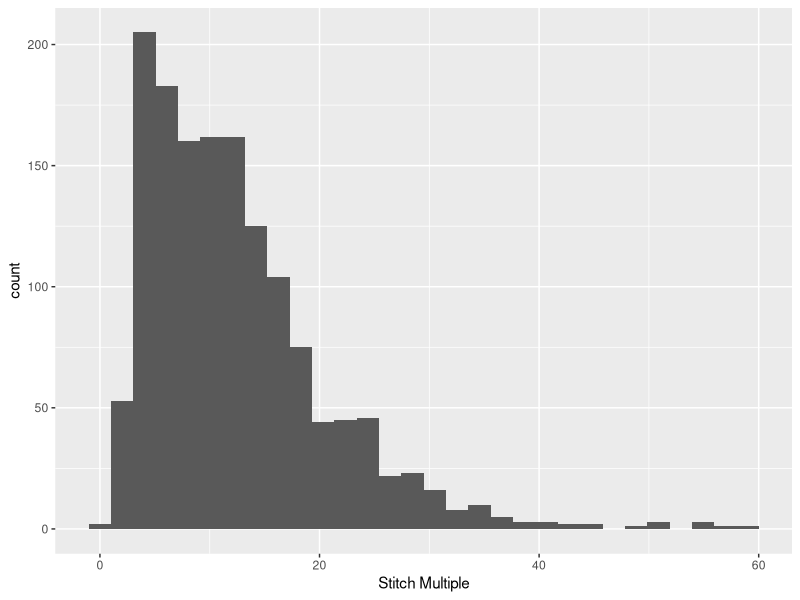
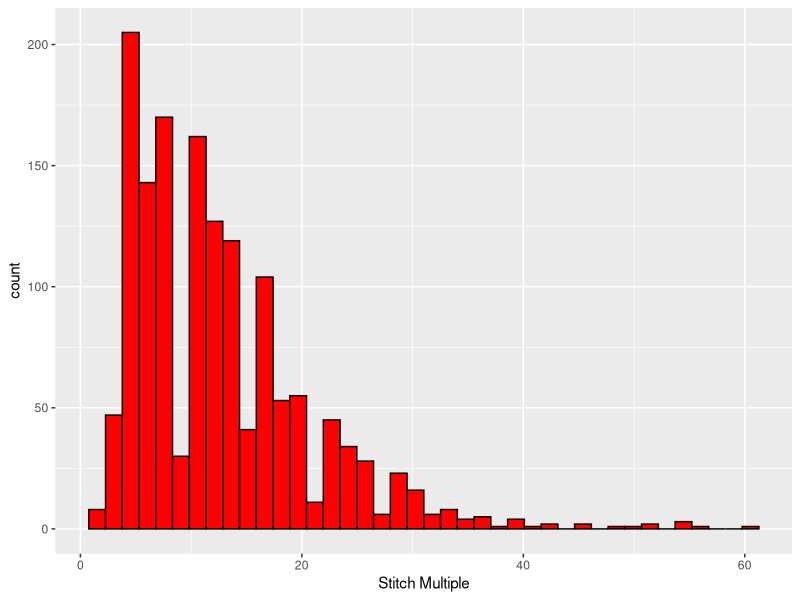
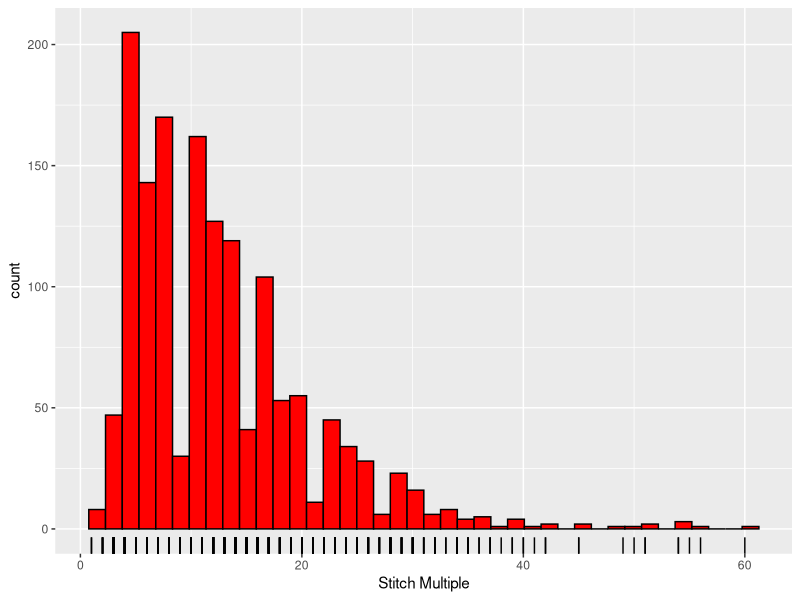
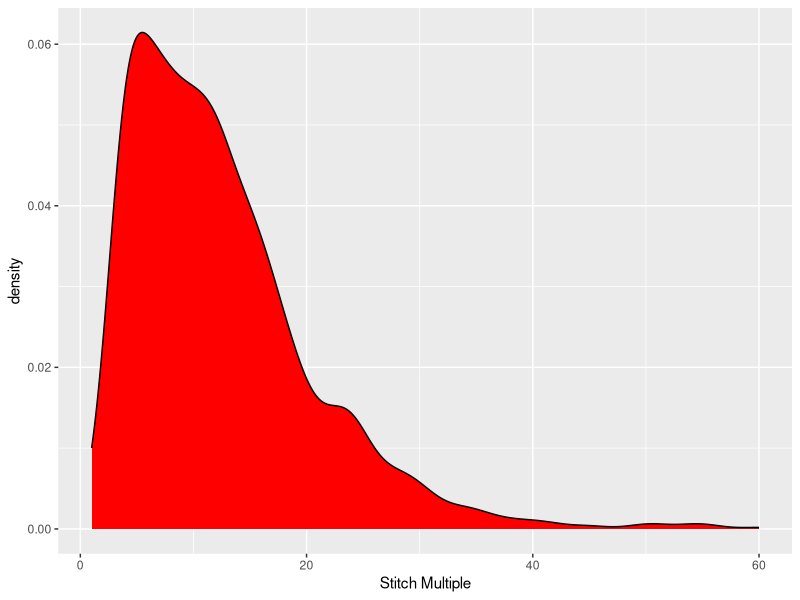
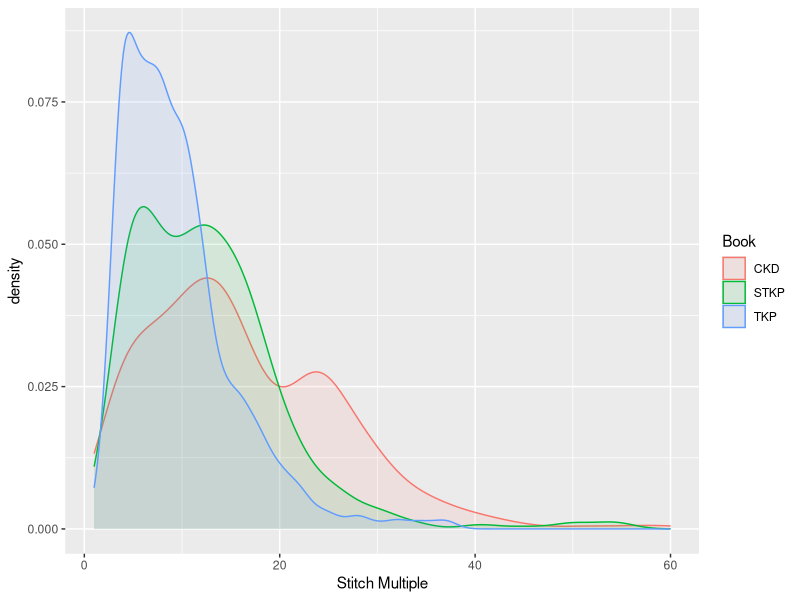
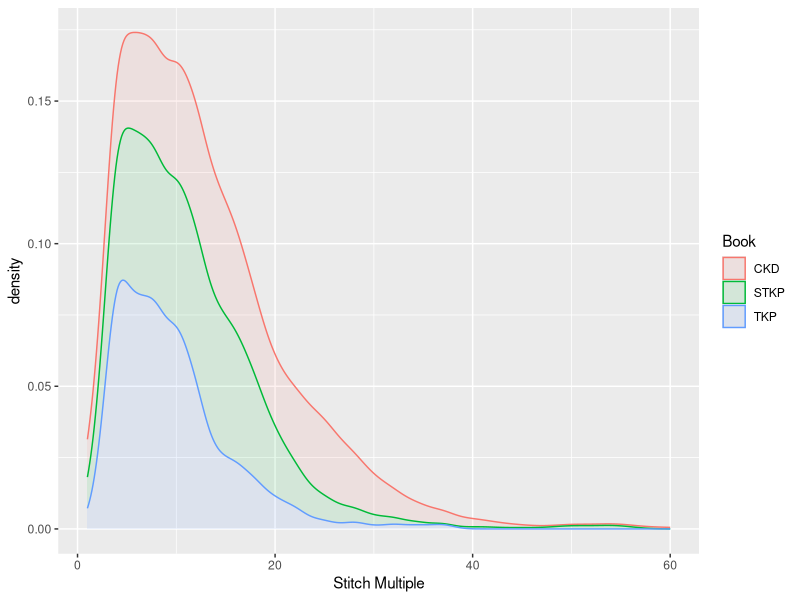
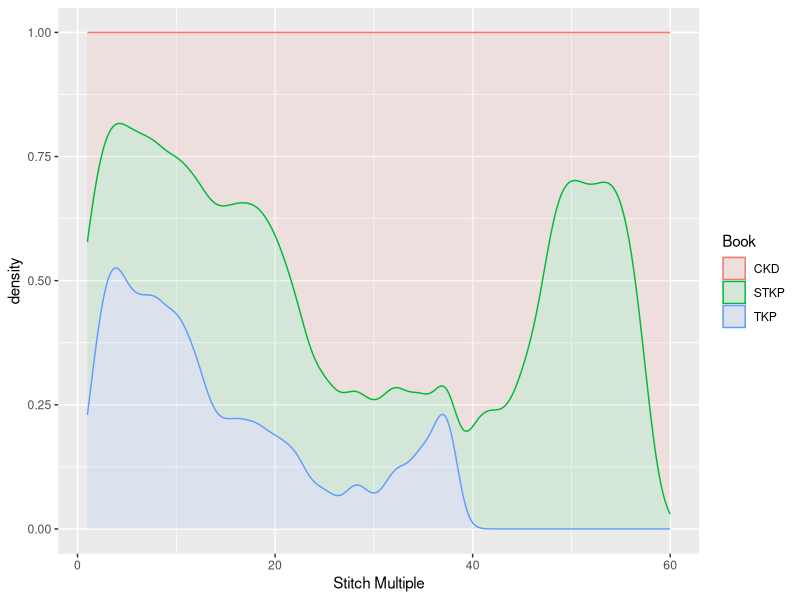
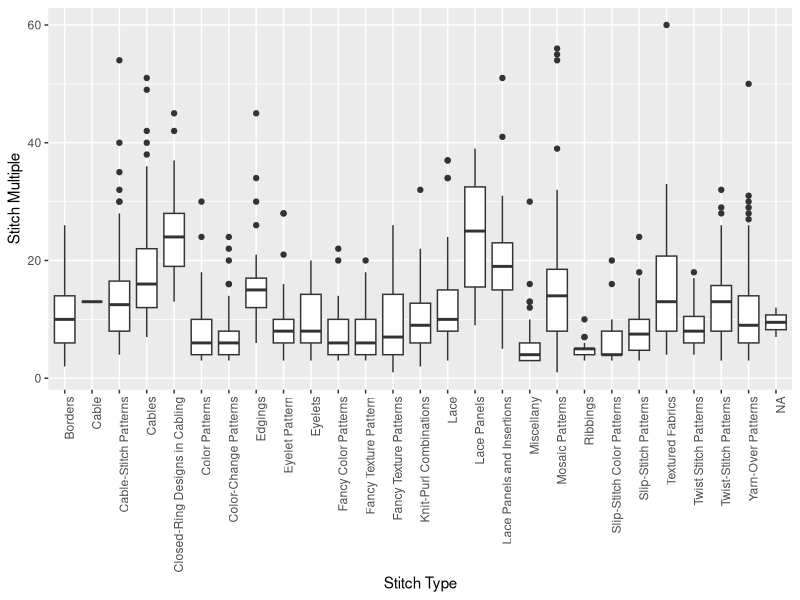

Reproduce these figures in R, in order.
library(tidyverse)
sewing <- read_csv('Allstits.txt')

sewing %>% 
  mutate(`Stitch Multiple`=as.double(`Stitch Multiple`)) %>%
  ggplot() + geom_histogram(aes(x=`Stitch Multiple`))


sewing %>% 
  mutate(`Stitch Multiple`=as.double(`Stitch Multiple`)) %>%
  ggplot(aes(x=`Stitch Multiple`)) + 
  geom_histogram(bins=40, fill='red', color='black')

sewing %>% 
  mutate(`Stitch Multiple`=as.double(`Stitch Multiple`)) %>%
  ggplot(aes(x=`Stitch Multiple`)) + 
  geom_histogram(bins=40, fill='red', color='black') +
  geom_rug()
#rug doesn't do us a ton of good here bc of integer values.

#switch to density
sewing %>% 
  mutate(`Stitch Multiple`=as.double(`Stitch Multiple`)) %>%
  ggplot(aes(x=`Stitch Multiple`)) + 
  geom_density(fill='red', color='black', na.rm=TRUE)

#we can do with density what we did with barplots.
sewing %>% 
  mutate(`Stitch Multiple`=as.double(`Stitch Multiple`)) %>%
  ggplot(aes(x=`Stitch Multiple`)) + 
  geom_density(aes(color=Book, fill=Book), alpha=.1, na.rm=TRUE)


sewing %>% 
  mutate(`Stitch Multiple`=as.double(`Stitch Multiple`)) %>%
  ggplot(aes(x=`Stitch Multiple`)) + 
  geom_density(aes(color=Book, fill=Book), alpha=.1, na.rm=TRUE, position="stack")

sewing %>% 
  mutate(`Stitch Multiple`=as.double(`Stitch Multiple`)) %>%
  ggplot(aes(x=`Stitch Multiple`)) + 
  geom_density(aes(color=Book, fill=Book), alpha=.1, na.rm=TRUE, position="fill")

#boxplots

sewing %>%
  mutate(`Stitch Multiple`=as.double(`Stitch Multiple`)) %>%
  ggplot() +
  geom_boxplot(aes(y=`Stitch Multiple`, x=`Stitch Type`)) + 
  theme(axis.text.x = element_text(angle = 90, hjust = 1))

#boxplots contain limited amount of info.  Violin plots are boxplots with densities.

sewing %>%
  mutate(`Stitch Multiple`=as.double(`Stitch Multiple`)) %>%
  ggplot() +
  geom_violin(aes(y=`Stitch Multiple`, x=`Stitch Type`)) + 
  theme(axis.text.x = element_text(angle = 90, hjust = 1))

sewing %>%
  mutate(`Stitch Multiple`=as.double(`Stitch Multiple`)) %>%
  filter(`Stitch Type` %in% c('Lace', 'Ribbings')) %>%
  ggplot(aes(y=`Stitch Multiple`, x=`Stitch Type`)) +
  geom_violin() + 
  theme(axis.text.x = element_text(angle = 90, hjust = 1)) + 
  geom_jitter(height = 0, width = 0.5)

#here violins have the same area
sewing %>%
  mutate(`Stitch Multiple`=as.double(`Stitch Multiple`)) %>%
  filter(`Stitch Type` %in% c('Lace', 'Ribbings')) %>%
  ggplot() +
  geom_violin(aes(y=`Stitch Multiple`, x=`Stitch Type`)) + 
  theme(axis.text.x = element_text(angle = 90, hjust = 1))


#here area is porportional to sample size
sewing %>%
  mutate(`Stitch Multiple`=as.double(`Stitch Multiple`)) %>%
  filter(`Stitch Type` %in% c('Lace', 'Ribbings')) %>%
  ggplot() +
  geom_violin(aes(y=`Stitch Multiple`, x=`Stitch Type`), scale="count") + 
  theme(axis.text.x = element_text(angle = 90, hjust = 1))

#here same width
sewing %>%
  mutate(`Stitch Multiple`=as.double(`Stitch Multiple`)) %>%
  filter(`Stitch Type` %in% c('Lace', 'Ribbings')) %>%
  ggplot() +
  geom_violin(aes(y=`Stitch Multiple`, x=`Stitch Type`), scale="width") + 
  theme(axis.text.x = element_text(angle = 90, hjust = 1))

#of course, can color
sewing %>%
  mutate(`Stitch Multiple`=as.double(`Stitch Multiple`)) %>%
  filter(`Stitch Type` %in% c('Lace', 'Ribbings')) %>%
  ggplot() +
  geom_violin(aes(y=`Stitch Multiple`, x=`Stitch Type`, fill=`Stitch Type`), scale="count") + 
  theme(axis.text.x = element_text(angle = 90, hjust = 1))

#add quantiles
sewing %>%
  mutate(`Stitch Multiple`=as.double(`Stitch Multiple`)) %>%
  filter(`Stitch Type` %in% c('Lace', 'Ribbings')) %>%
  ggplot() +
  geom_violin(aes(y=`Stitch Multiple`, x=`Stitch Type`, fill=`Stitch Type`), scale="count", draw_quantiles = c(0.25, 0.5, 0.75)) + 
  theme(axis.text.x = element_text(angle = 90, hjust = 1))




sewing %>%
  mutate(`Stitch Multiple`=as.double(`Stitch Multiple`), `Row Multiple`=as.double(`Row Multiple`)) %>%
  ggplot() +
  geom_point(aes(y=`Row Multiple`, x=`Stitch Multiple`))


sewing %>%
  mutate(`Stitch Multiple`=as.double(`Stitch Multiple`), `Row Multiple`=as.double(`Row Multiple`)) %>%
  ggplot(aes(y=`Row Multiple`, x=`Stitch Multiple`)) +
  geom_point(aes(y=`Row Multiple`, x=`Stitch Multiple`)) +
  geom_smooth(method=lm, se=TRUE)


sewing %>%
  mutate(`Stitch Multiple`=as.double(`Stitch Multiple`), `Row Multiple`=as.double(`Row Multiple`)) %>%
  ggplot(aes(y=`Row Multiple`, x=`Stitch Multiple`)) +
  geom_point(aes(y=`Row Multiple`, x=`Stitch Multiple`)) +
  geom_smooth(method=loess, se=TRUE)


sewing %>%
  mutate(`Stitch Multiple`=as.double(`Stitch Multiple`), `Row Multiple`=as.double(`Row Multiple`)) %>%
  ggplot(aes(y=`Row Multiple`, x=`Stitch Multiple`)) +
  geom_smooth(method=loess, se=TRUE)

sewing %>%
  mutate(`Stitch Multiple`=as.double(`Stitch Multiple`), `Row Multiple`=as.double(`Row Multiple`)) %>%
  ggplot(aes(y=`Row Multiple`, x=`Stitch Multiple`)) +
  geom_smooth(method=loess, se=TRUE, fill="blue", color="red", alpha=.3, size=1.5)

